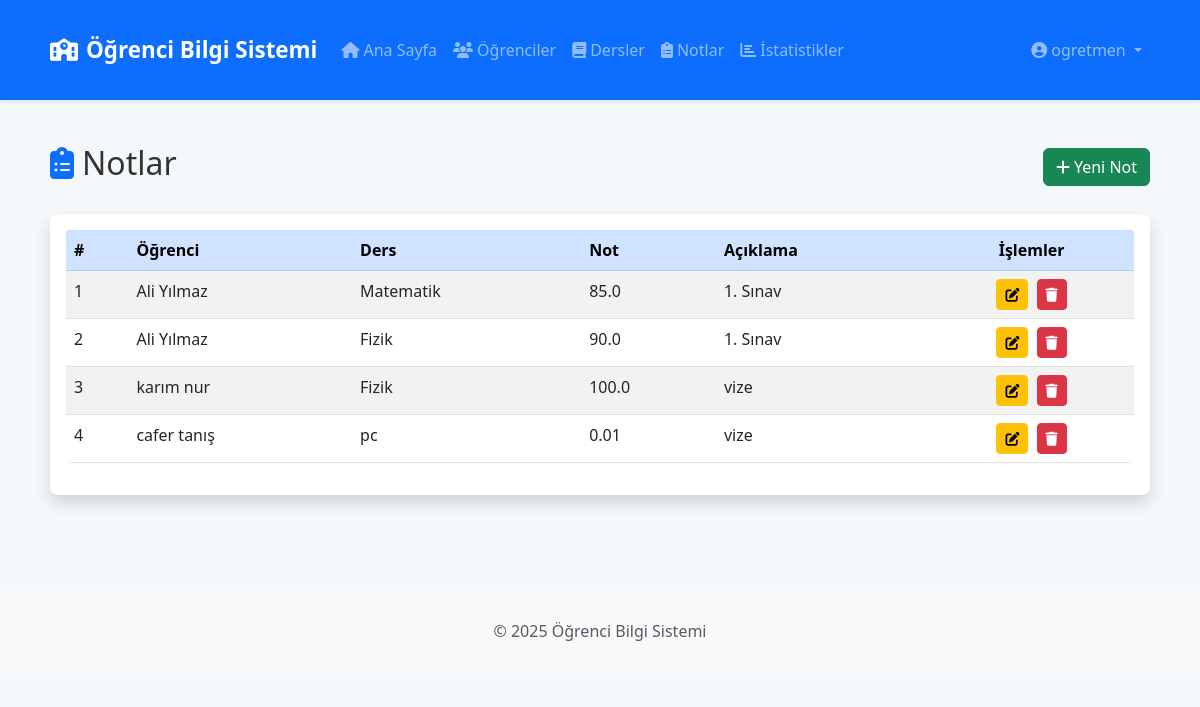
Screenshot of /notlar (signed in) with the database file from the repository.
### app.py (models this page shows, shortened)
class Not(db.Model):
    id = db.Column(db.Integer, primary_key=True)
    ogrenci_id = db.Column(db.Integer, db.ForeignKey('ogrenci.id'), nullable=False)
    ders_id = db.Column(db.Integer, db.ForeignKey('ders.id'), nullable=False)
    deger = db.Column(db.Float, nullable=False)
    aciklama = db.Column(db.String(200))

class Ogrenci(db.Model):
    id = db.Column(db.Integer, primary_key=True)
    ad = db.Column(db.String(50), nullable=False)
    soyad = db.Column(db.String(50), nullable=False)
    yas = db.Column(db.Integer)
    sinif = db.Column(db.String(10))
    telefon = db.Column(db.String(15))
    email = db.Column(db.String(100))
    kullanici_id = db.Column(db.Integer, db.ForeignKey('kullanici.id'))
    notlar = db.relationship('Not', backref='ogrenci', lazy=True)

class Ders(db.Model):
    id = db.Column(db.Integer, primary_key=True)
    ad = db.Column(db.String(100), nullable=False)
    ogretmen_id = db.Column(db.Integer, db.ForeignKey('kullanici.id'))
    notlar = db.relationship('Not', backref='ders', lazy=True)

### app.py (the view)
@app.route('/notlar')
@login_required(roles=['yonetici', 'ogretmen', 'ogrenci'])
def notlar():
    if session['rol'] == 'ogrenci':
        ogrenci = Ogrenci.query.filter_by(kullanici_id=session['kullanici_id']).first()
        if ogrenci:
            notlar = Not.query.filter_by(ogrenci_id=ogrenci.id).all()
            return render_template('notlar.html', notlar=notlar, rol=session['rol'])
    else:
        notlar = Not.query.all()
        return render_template('notlar.html', notlar=notlar, rol=session['rol'])
    return redirect(url_for('anasayfa'))

### app.py (called while the page is built)
def login_required(roles=None):
    def decorator(f):
        @wraps(f)
        def decorated_function(*args, **kwargs):
            if 'kullanici_id' not in session:
                flash('Bu sayfaya erişmek için giriş yapmalısınız', 'danger')
                return redirect(url_for('giris'))
            if roles and session['rol'] not in roles:
                flash('Bu sayfaya erişim yetkiniz yok', 'danger')
                return redirect(url_for('anasayfa'))
            return f(*args, **kwargs)
        return decorated_function
    return decorator

### templates/notlar.html (shortened to what this page needs)
{% extends 'base.html' %}
{% block content %}
<div class="d-flex justify-content-between align-items-center mb-4">
    <h2><i class="fas fa-clipboard-list text-primary me-2"></i>Notlar</h2>
    {% if rol in ['yonetici', 'ogretmen'] %}
    <a href="{{ url_for('not_ekle') }}" class="btn btn-success">
        <i class="fas fa-plus me-1"></i>Yeni Not
    </a>
    {% endif %}
</div>
<div class="card shadow">
    <div class="card-body">
        <div class="table-responsive">
            <table class="table table-striped table-hover">
                <thead class="table-primary">
                    <tr>
                        <th>#</th>
                        <th>Öğrenci</th>
                        <th>Ders</th>
                        <th>Not</th>
                        <th>Açıklama</th>
                        {% if rol in ['yonetici', 'ogretmen'] %}
                        <th class="text-center">İşlemler</th>
                        {% endif %}
                    </tr>
                </thead>
                <tbody>
                    {% for not_bilgisi in notlar %}
                    <tr>
                        <td>{{ not_bilgisi.id }}</td>
                        <td>{{ not_bilgisi.ogrenci.ad }} {{ not_bilgisi.ogrenci.soyad }}</td>
                        <td>{{ not_bilgisi.ders.ad }}</td>
                        <td>{{ not_bilgisi.deger }}</td>
                        <td>{{ not_bilgisi.aciklama }}</td>
                        {% if rol in ['yonetici', 'ogretmen'] %}
                        <td class="text-center">
                            <a href="{{ url_for('not_duzenle', id=not_bilgisi.id) }}" class="btn btn-sm btn-warning me-1">
                                <i class="fas fa-edit"></i>
                            </a>
                            <a href="{{ url_for('not_sil', id=not_bilgisi.id) }}" class="btn btn-sm btn-danger"
                               onclick="return confirm('Bu not kaydını silmek istediğinize emin misiniz?')">
                                <i class="fas fa-trash"></i>
                            </a>
                        </td>
                        {% endif %}
                    </tr>
                    {% else %}
                    <tr>
                        <td colspan="6" class="text-center">Henüz kayıtlı not bulunmamaktadır.</td>
                    </tr>
                    {% endfor %}
                </tbody>
            </table>
        </div>
    </div>
</div>
{% endblock %}

### templates/base.html (shortened to what this page needs)
<!DOCTYPE html>
<html lang="tr">
<head>
    <link rel="stylesheet" href="https://cdnjs.cloudflare.com/ajax/libs/bootstrap/5.3.0/css/bootstrap.min.css">
    <link rel="stylesheet" href="https://cdnjs.cloudflare.com/ajax/libs/font-awesome/6.4.0/css/all.min.css">
    <link rel="stylesheet" href="{{ url_for('static', filename='css/style.css') }}">
</head>
<body>
    {% if session.get('kullanici_id') %}
    <nav class="navbar navbar-expand-lg navbar-dark bg-primary">
        <div class="container">
            <a class="navbar-brand" href="{{ url_for('anasayfa') }}">
                <i class="fas fa-school me-2"></i>Öğrenci Bilgi Sistemi
            </a>
            <div class="collapse navbar-collapse" id="navbarNav">
                <ul class="navbar-nav me-auto">
                    <li class="nav-item">
                        <a class="nav-link" href="{{ url_for('anasayfa') }}">
                            <i class="fas fa-home me-1"></i>Ana Sayfa
                        </a>
                    </li>
                    {% if session.get('rol') in ['yonetici', 'ogretmen'] %}
                    <li class="nav-item">
                        <a class="nav-link" href="{{ url_for('ogrenciler') }}">
                            <i class="fas fa-users me-1"></i>Öğrenciler
                        </a>
                    </li>
                    <li class="nav-item">
                        <a class="nav-link" href="{{ url_for('dersler') }}">
                            <i class="fas fa-book me-1"></i>Dersler
                        </a>
                    </li>
                    {% endif %}
                    <li class="nav-item">
                        <a class="nav-link" href="{{ url_for('notlar') }}">
                            <i class="fas fa-clipboard-list me-1"></i>Notlar
                        </a>
                    </li>
                    {% if session.get('rol') in ['yonetici', 'ogretmen'] %}
                    <li class="nav-item">
                        <a class="nav-link" href="{{ url_for('istatistikler') }}">
                            <i class="fas fa-chart-bar me-1"></i>İstatistikler
                        </a>
                    </li>
                    {% endif %}
                </ul>
                <ul class="navbar-nav">
                    <li class="nav-item dropdown">
                        <a class="nav-link dropdown-toggle" href="#" id="userDropdown" role="button" data-bs-toggle="dropdown">
                            <i class="fas fa-user-circle me-1"></i>{{ session.get('kullanici_adi') }}
                        </a>
                    </li>
                </ul>
            </div>
        </div>
    </nav>
    {% endif %}
    <div class="container mt-4 mb-5">
        {% block content %}{% endblock %}
    </div>
    <footer class="footer mt-auto py-3 bg-light">
        <div class="container text-center">
            <span class="text-muted">© 2025 Öğrenci Bilgi Sistemi</span>
        </div>
    </footer>
</body>
</html>

### static/css/style.css (style rules this page uses)
body { font-family: 'Segoe UI', Tahoma, Geneva, Verdana, sans-serif; background-color: #f5f8fa; color: #333; }
.container { padding: 20px; }
.navbar { box-shadow: 0 2px 4px rgba(0, 0, 0, 0.1); }
.navbar-brand { font-weight: bold; font-size: 1.4rem; }
.card { border-radius: 8px; box-shadow: 0 4px 6px rgba(0, 0, 0, 0.1); margin-bottom: 20px; border: none; }
.table { border-radius: 5px; overflow: hidden; }
.table thead { background-color: #4a89dc; color: white; }
.table-striped tbody tr:nth-of-type(odd) { background-color: rgba(0, 0, 0, 0.02); }

### rows the page displays
Not: id "1", ogrenci.ad "Ali", ogrenci.soyad "Yılmaz", ders.ad "Matematik", deger "85.0", aciklama "1. Sınav"
Not: id "2", ogrenci.ad "Ali", ogrenci.soyad "Yılmaz", ders.ad "Fizik", deger "90.0", aciklama "1. Sınav"
Not: id "3", ogrenci.ad "karım", ogrenci.soyad "nur", ders.ad "Fizik", deger "100.0", aciklama "vize"
Not: id "4", ogrenci.ad "cafer", ogrenci.soyad "tanış", ders.ad "pc", deger "0.01", aciklama "vize"

### other values shown
{{ session.get('kullanici_adi') }} "ogretmen"
